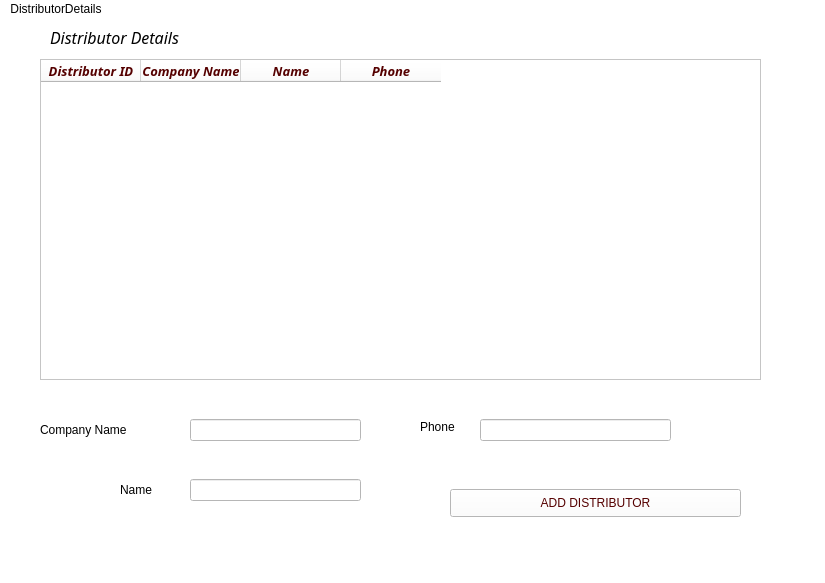
<?xml version="1.0" encoding="UTF-8"?>
<ui version="4.0">
 <class>MainWindow</class>
 <widget class="QMainWindow" name="MainWindow">
  <property name="geometry">
   <rect>
    <x>0</x>
    <y>0</y>
    <width>825</width>
    <height>583</height>
   </rect>
  </property>
  <property name="windowTitle">
   <string>MainWindow</string>
  </property>
  <property name="styleSheet">
   <string notr="true">background-color: rgb(255, 255, 255);</string>
  </property>
  <widget class="QWidget" name="centralwidget">
   <widget class="QLineEdit" name="lineEdit_3">
    <property name="geometry">
     <rect>
      <x>480</x>
      <y>400</y>
      <width>191</width>
      <height>22</height>
     </rect>
    </property>
   </widget>
   <widget class="QLabel" name="label_2">
    <property name="geometry">
     <rect>
      <x>40</x>
      <y>400</y>
      <width>141</width>
      <height>21</height>
     </rect>
    </property>
    <property name="styleSheet">
     <string notr="true">font: 75 italic 12pt &quot;Bodoni MT&quot;;</string>
    </property>
    <property name="text">
     <string>Company Name</string>
    </property>
   </widget>
   <widget class="QLineEdit" name="lineEdit">
    <property name="geometry">
     <rect>
      <x>190</x>
      <y>400</y>
      <width>171</width>
      <height>22</height>
     </rect>
    </property>
   </widget>
   <widget class="QLabel" name="label">
    <property name="geometry">
     <rect>
      <x>50</x>
      <y>10</y>
      <width>201</width>
      <height>16</height>
     </rect>
    </property>
    <property name="font">
     <font>
      <family>Bodoni MT</family>
      <pointsize>12</pointsize>
      <weight>50</weight>
      <italic>true</italic>
      <bold>false</bold>
     </font>
    </property>
    <property name="text">
     <string>Distributor Details</string>
    </property>
   </widget>
   <widget class="QLabel" name="label_5">
    <property name="geometry">
     <rect>
      <x>120</x>
      <y>460</y>
      <width>61</width>
      <height>21</height>
     </rect>
    </property>
    <property name="styleSheet">
     <string notr="true">font: 75 italic 12pt &quot;Bodoni MT&quot;;</string>
    </property>
    <property name="text">
     <string>Name</string>
    </property>
   </widget>
   <widget class="QLineEdit" name="lineEdit_2">
    <property name="geometry">
     <rect>
      <x>190</x>
      <y>460</y>
      <width>171</width>
      <height>22</height>
     </rect>
    </property>
   </widget>
   <widget class="QLabel" name="label_3">
    <property name="geometry">
     <rect>
      <x>420</x>
      <y>400</y>
      <width>55</width>
      <height>16</height>
     </rect>
    </property>
    <property name="styleSheet">
     <string notr="true">font: 75 italic 12pt &quot;Bodoni MT&quot;;</string>
    </property>
    <property name="text">
     <string>Phone</string>
    </property>
   </widget>
   <widget class="QTableWidget" name="DistributorTable">
    <property name="geometry">
     <rect>
      <x>40</x>
      <y>40</y>
      <width>721</width>
      <height>321</height>
     </rect>
    </property>
    <property name="font">
     <font>
      <family>Bodoni MT</family>
      <pointsize>12</pointsize>
      <weight>50</weight>
      <italic>true</italic>
      <bold>false</bold>
     </font>
    </property>
    <property name="styleSheet">
     <string notr="true">color: rgb(85, 0, 0);
background-image: url('C:/Users/USER/Downloads/Project_DB(updated ui)/tbg.jpeg')</string>
    </property>
    <column>
     <property name="text">
      <string>Distributor ID</string>
     </property>
     <property name="font">
      <font>
       <family>Bodoni MT</family>
       <pointsize>10</pointsize>
       <weight>75</weight>
       <italic>true</italic>
       <bold>true</bold>
      </font>
     </property>
    </column>
    <column>
     <property name="text">
      <string>Company Name</string>
     </property>
     <property name="font">
      <font>
       <family>Bodoni MT</family>
       <pointsize>10</pointsize>
       <weight>75</weight>
       <italic>true</italic>
       <bold>true</bold>
      </font>
     </property>
    </column>
    <column>
     <property name="text">
      <string>Name</string>
     </property>
     <property name="font">
      <font>
       <family>Bodoni MT</family>
       <pointsize>10</pointsize>
       <weight>75</weight>
       <italic>true</italic>
       <bold>true</bold>
      </font>
     </property>
    </column>
    <column>
     <property name="text">
      <string>Phone</string>
     </property>
     <property name="font">
      <font>
       <family>Bodoni MT</family>
       <pointsize>10</pointsize>
       <weight>75</weight>
       <italic>true</italic>
       <bold>true</bold>
      </font>
     </property>
    </column>
   </widget>
   <widget class="QPushButton" name="pushButton">
    <property name="geometry">
     <rect>
      <x>450</x>
      <y>470</y>
      <width>291</width>
      <height>28</height>
     </rect>
    </property>
    <property name="styleSheet">
     <string notr="true">background-image: url('C:/Users/USER/Downloads/Project_DB(updated ui)/bg.jpeg');
font: 75 italic 10pt &quot;Bodoni MT&quot;;
color: rgb(85, 0, 0);</string>
    </property>
    <property name="text">
     <string>ADD DISTRIBUTOR</string>
    </property>
   </widget>
  </widget>
  <widget class="QMenuBar" name="menubar">
   <property name="geometry">
    <rect>
     <x>0</x>
     <y>0</y>
     <width>825</width>
     <height>26</height>
    </rect>
   </property>
   <widget class="QMenu" name="menuDistributorDetails">
    <property name="title">
     <string>DistributorDetails</string>
    </property>
   </widget>
   <addaction name="menuDistributorDetails"/>
  </widget>
  <widget class="QStatusBar" name="statusbar"/>
 </widget>
 <resources/>
 <connections/>
</ui>
